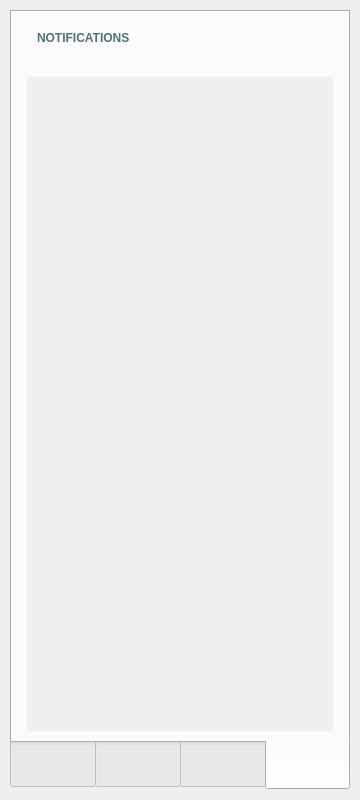
<?xml version="1.0" encoding="UTF-8"?>
<ui version="4.0">
 <class>pyflora_app</class>
 <widget class="QMainWindow" name="pyflora_app">
  <property name="geometry">
   <rect>
    <x>0</x>
    <y>0</y>
    <width>360</width>
    <height>800</height>
   </rect>
  </property>
  <property name="maximumSize">
   <size>
    <width>360</width>
    <height>800</height>
   </size>
  </property>
  <property name="windowTitle">
   <string>MainWindow</string>
  </property>
  <widget class="QWidget" name="centralwidget">
   <property name="maximumSize">
    <size>
     <width>360</width>
     <height>16777215</height>
    </size>
   </property>
   <layout class="QVBoxLayout" name="verticalLayout">
    <property name="spacing">
     <number>6</number>
    </property>
    <property name="leftMargin">
     <number>10</number>
    </property>
    <property name="topMargin">
     <number>10</number>
    </property>
    <property name="rightMargin">
     <number>10</number>
    </property>
    <property name="bottomMargin">
     <number>10</number>
    </property>
    <item>
     <widget class="QTabWidget" name="pyflora_tabs">
      <property name="sizePolicy">
       <sizepolicy hsizetype="Expanding" vsizetype="Minimum">
        <horstretch>0</horstretch>
        <verstretch>0</verstretch>
       </sizepolicy>
      </property>
      <property name="minimumSize">
       <size>
        <width>0</width>
        <height>0</height>
       </size>
      </property>
      <property name="font">
       <font>
        <family>Candara</family>
        <pointsize>12</pointsize>
       </font>
      </property>
      <property name="contextMenuPolicy">
       <enum>Qt::ActionsContextMenu</enum>
      </property>
      <property name="acceptDrops">
       <bool>false</bool>
      </property>
      <property name="layoutDirection">
       <enum>Qt::LeftToRight</enum>
      </property>
      <property name="styleSheet">
       <string notr="true">QTabBar::tab{
	height: 50px; 
	width: 85px;
   qproperty-alignment: AlignCenter;
}

    

QTabBar::tab:nth-of-type(0) {
    icon-size: 150px 150px;
}</string>
      </property>
      <property name="tabPosition">
       <enum>QTabWidget::South</enum>
      </property>
      <property name="tabShape">
       <enum>QTabWidget::Rounded</enum>
      </property>
      <property name="currentIndex">
       <number>3</number>
      </property>
      <property name="iconSize">
       <size>
        <width>55</width>
        <height>35</height>
       </size>
      </property>
      <property name="elideMode">
       <enum>Qt::ElideNone</enum>
      </property>
      <property name="tabBarAutoHide">
       <bool>false</bool>
      </property>
      <widget class="QWidget" name="home_tab">
       <property name="font">
        <font>
         <family>Candara</family>
         <pointsize>12</pointsize>
        </font>
       </property>
       <property name="focusPolicy">
        <enum>Qt::NoFocus</enum>
       </property>
       <property name="layoutDirection">
        <enum>Qt::LeftToRight</enum>
       </property>
       <attribute name="icon">
        <iconset>
         <normaloff>home.png</normaloff>home.png</iconset>
       </attribute>
       <attribute name="title">
        <string/>
       </attribute>
       <layout class="QVBoxLayout" name="verticalLayout_2">
        <property name="leftMargin">
         <number>15</number>
        </property>
        <property name="rightMargin">
         <number>15</number>
        </property>
        <item>
         <layout class="QVBoxLayout" name="home_layout">
          <item>
           <widget class="QWidget" name="home_all" native="true">
            <layout class="QVBoxLayout" name="verticalLayout_10">
             <property name="leftMargin">
              <number>0</number>
             </property>
             <property name="topMargin">
              <number>0</number>
             </property>
             <property name="rightMargin">
              <number>0</number>
             </property>
             <property name="bottomMargin">
              <number>0</number>
             </property>
             <item>
              <widget class="QLabel" name="home_label">
               <property name="sizePolicy">
                <sizepolicy hsizetype="Preferred" vsizetype="Fixed">
                 <horstretch>0</horstretch>
                 <verstretch>0</verstretch>
                </sizepolicy>
               </property>
               <property name="minimumSize">
                <size>
                 <width>0</width>
                 <height>50</height>
                </size>
               </property>
               <property name="font">
                <font>
                 <family>Candara</family>
                 <pointsize>13</pointsize>
                 <weight>75</weight>
                 <italic>false</italic>
                 <bold>true</bold>
                </font>
               </property>
               <property name="styleSheet">
                <string notr="true">font: 13pt &quot;Candara&quot;;
font-weight:bold;
padding: 7px;
color: #4F7375</string>
               </property>
               <property name="text">
                <string>HOME</string>
               </property>
               <property name="alignment">
                <set>Qt::AlignLeading|Qt::AlignLeft|Qt::AlignTop</set>
               </property>
              </widget>
             </item>
             <item>
              <layout class="QHBoxLayout" name="horizontalLayout">
               <property name="spacing">
                <number>0</number>
               </property>
               <property name="sizeConstraint">
                <enum>QLayout::SetFixedSize</enum>
               </property>
               <property name="leftMargin">
                <number>5</number>
               </property>
               <property name="topMargin">
                <number>0</number>
               </property>
               <property name="rightMargin">
                <number>5</number>
               </property>
               <property name="bottomMargin">
                <number>20</number>
               </property>
               <item>
                <widget class="QLabel" name="image_label">
                 <property name="sizePolicy">
                  <sizepolicy hsizetype="Minimum" vsizetype="Minimum">
                   <horstretch>0</horstretch>
                   <verstretch>0</verstretch>
                  </sizepolicy>
                 </property>
                 <property name="minimumSize">
                  <size>
                   <width>125</width>
                   <height>125</height>
                  </size>
                 </property>
                 <property name="maximumSize">
                  <size>
                   <width>125</width>
                   <height>125</height>
                  </size>
                 </property>
                 <property name="baseSize">
                  <size>
                   <width>0</width>
                   <height>0</height>
                  </size>
                 </property>
                 <property name="font">
                  <font>
                   <family>Candara</family>
                   <pointsize>14</pointsize>
                  </font>
                 </property>
                 <property name="styleSheet">
                  <string notr="true">border-radius: 40px;
border: 1px solid #DE7067;
</string>
                 </property>
                 <property name="text">
                  <string/>
                 </property>
                 <property name="scaledContents">
                  <bool>true</bool>
                 </property>
                </widget>
               </item>
               <item>
                <widget class="QLabel" name="greeting_label">
                 <property name="sizePolicy">
                  <sizepolicy hsizetype="Preferred" vsizetype="Fixed">
                   <horstretch>0</horstretch>
                   <verstretch>0</verstretch>
                  </sizepolicy>
                 </property>
                 <property name="font">
                  <font>
                   <family>Candara</family>
                   <pointsize>12</pointsize>
                   <weight>50</weight>
                   <italic>false</italic>
                   <bold>false</bold>
                  </font>
                 </property>
                 <property name="styleSheet">
                  <string notr="true">padding-left: 10px;
color:#BD523F</string>
                 </property>
                 <property name="text">
                  <string/>
                 </property>
                 <property name="wordWrap">
                  <bool>true</bool>
                 </property>
                </widget>
               </item>
              </layout>
             </item>
             <item>
              <widget class="QPushButton" name="profile_button">
               <property name="minimumSize">
                <size>
                 <width>0</width>
                 <height>50</height>
                </size>
               </property>
               <property name="styleSheet">
                <string notr="true">QPushButton#profile_button{
	background-color: #E9E5E3;
	border-radius: 15px;
	font: 12pt &quot;Candara&quot;;
	text-align: left;
	padding-left: 20 px;
	
}

QPushButton#profile_button:hover{
	background-color: #D1CECC;
}

QPushButton#profile_button:pressed{
	background-color: #E9E5E3;
	border: 4px solid #D1CECC;
	
}</string>
               </property>
               <property name="text">
                <string>My Profile</string>
               </property>
               <property name="icon">
                <iconset>
                 <normaloff>profile.png</normaloff>profile.png</iconset>
               </property>
               <property name="iconSize">
                <size>
                 <width>20</width>
                 <height>20</height>
                </size>
               </property>
               <property name="autoDefault">
                <bool>false</bool>
               </property>
               <property name="default">
                <bool>false</bool>
               </property>
              </widget>
             </item>
             <item>
              <widget class="QPushButton" name="plants_button">
               <property name="minimumSize">
                <size>
                 <width>0</width>
                 <height>50</height>
                </size>
               </property>
               <property name="styleSheet">
                <string notr="true">QPushButton#plants_button{
	background-color: #E9E5E3;
	border-radius: 15px;
	font: 12pt &quot;Candara&quot;;
	text-align: left;
	padding-left: 20px;
	
}

QPushButton#plants_button:hover{
	background-color: #D1CECC;
}

QPushButton#plants_button:pressed{
	background-color: #E9E5E3;
	border: 4px solid #D1CECC;
	
}</string>
               </property>
               <property name="text">
                <string>My Plants</string>
               </property>
               <property name="icon">
                <iconset>
                 <normaloff>plants.png</normaloff>plants.png</iconset>
               </property>
               <property name="iconSize">
                <size>
                 <width>25</width>
                 <height>25</height>
                </size>
               </property>
              </widget>
             </item>
             <item>
              <widget class="QPushButton" name="pots_button">
               <property name="minimumSize">
                <size>
                 <width>0</width>
                 <height>50</height>
                </size>
               </property>
               <property name="baseSize">
                <size>
                 <width>0</width>
                 <height>0</height>
                </size>
               </property>
               <property name="styleSheet">
                <string notr="true">QPushButton#pots_button{
	background-color: #E9E5E3;
	border-radius: 15px;
	font: 12pt &quot;Candara&quot;;
	text-align: left;
	padding-left: 20px;
	
}

QPushButton#pots_button:hover{
	background-color: #D1CECC;
}

QPushButton#pots_button:pressed{
	background-color: #E9E5E3;
	border: 4px solid #D1CECC;
	
}</string>
               </property>
               <property name="text">
                <string>My Pots</string>
               </property>
               <property name="icon">
                <iconset>
                 <normaloff>pot.png</normaloff>pot.png</iconset>
               </property>
               <property name="iconSize">
                <size>
                 <width>25</width>
                 <height>25</height>
                </size>
               </property>
              </widget>
             </item>
             <item>
              <widget class="QPushButton" name="settings_button">
               <property name="minimumSize">
                <size>
                 <width>0</width>
                 <height>50</height>
                </size>
               </property>
               <property name="styleSheet">
                <string notr="true">QPushButton#settings_button{
	background-color: #E9E5E3;
	border-radius: 15px;
	font: 12pt &quot;Candara&quot;;
	text-align: left;
	padding-left: 20px;
	
}

QPushButton#settings_button:hover{
	background-color: #D1CECC;
}

QPushButton#settings_button:pressed{
	background-color: #E9E5E3;
	border: 4px solid #D1CECC;
	
}</string>
               </property>
               <property name="text">
                <string>Settings</string>
               </property>
               <property name="icon">
                <iconset>
                 <normaloff>settings.png</normaloff>settings.png</iconset>
               </property>
               <property name="iconSize">
                <size>
                 <width>20</width>
                 <height>20</height>
                </size>
               </property>
              </widget>
             </item>
             <item>
              <widget class="QPushButton" name="logout_button">
               <property name="minimumSize">
                <size>
                 <width>0</width>
                 <height>50</height>
                </size>
               </property>
               <property name="styleSheet">
                <string notr="true">QPushButton#logout_button{
	background-color: #E9E5E3;
	border-radius: 15px;
	font: 12pt &quot;Candara&quot;;
	text-align: left;
	padding-left: 20px;
	
}

QPushButton#logout_button:hover{
	background-color: #D1CECC;
}

QPushButton#logout_button:pressed{
	background-color: #E9E5E3;
	border: 4px solid #D1CECC;
	
}</string>
               </property>
               <property name="text">
                <string>Logout</string>
               </property>
               <property name="icon">
                <iconset>
                 <normaloff>logout.png</normaloff>logout.png</iconset>
               </property>
               <property name="iconSize">
                <size>
                 <width>20</width>
                 <height>20</height>
                </size>
               </property>
              </widget>
             </item>
             <item alignment="Qt::AlignRight">
              <widget class="QLabel" name="label_2">
               <property name="styleSheet">
                <string notr="true">font: 8pt &quot;Candara&quot;;
padding: 7px;
color: #4F7375</string>
               </property>
               <property name="text">
                <string>created by marta.jerkovich@gmail.com</string>
               </property>
               <property name="textFormat">
                <enum>Qt::AutoText</enum>
               </property>
               <property name="alignment">
                <set>Qt::AlignLeading|Qt::AlignLeft|Qt::AlignTop</set>
               </property>
              </widget>
             </item>
             <item>
              <widget class="QLabel" name="home_info">
               <property name="sizePolicy">
                <sizepolicy hsizetype="Preferred" vsizetype="Preferred">
                 <horstretch>0</horstretch>
                 <verstretch>0</verstretch>
                </sizepolicy>
               </property>
               <property name="minimumSize">
                <size>
                 <width>0</width>
                 <height>0</height>
                </size>
               </property>
               <property name="maximumSize">
                <size>
                 <width>16777215</width>
                 <height>35</height>
                </size>
               </property>
               <property name="styleSheet">
                <string notr="true">font: 13pt &quot;Candara&quot;;
padding: 7px;
color: #BD523F;
qproperty-alignment: AlignCenter;</string>
               </property>
               <property name="text">
                <string/>
               </property>
               <property name="wordWrap">
                <bool>true</bool>
               </property>
              </widget>
             </item>
            </layout>
           </widget>
          </item>
         </layout>
        </item>
       </layout>
      </widget>
      <widget class="QWidget" name="plants_tab">
       <attribute name="icon">
        <iconset>
         <normaloff>plants.png</normaloff>plants.png</iconset>
       </attribute>
       <attribute name="title">
        <string/>
       </attribute>
       <layout class="QVBoxLayout" name="verticalLayout_5" stretch="0">
        <property name="spacing">
         <number>6</number>
        </property>
        <property name="leftMargin">
         <number>15</number>
        </property>
        <property name="rightMargin">
         <number>15</number>
        </property>
        <item>
         <layout class="QVBoxLayout" name="plants_layout">
          <property name="spacing">
           <number>0</number>
          </property>
          <property name="leftMargin">
           <number>0</number>
          </property>
          <property name="topMargin">
           <number>0</number>
          </property>
          <property name="rightMargin">
           <number>0</number>
          </property>
          <property name="bottomMargin">
           <number>0</number>
          </property>
          <item>
           <widget class="QWidget" name="plants_all" native="true">
            <property name="minimumSize">
             <size>
              <width>50</width>
              <height>50</height>
             </size>
            </property>
            <layout class="QVBoxLayout" name="verticalLayout_6">
             <property name="spacing">
              <number>6</number>
             </property>
             <property name="leftMargin">
              <number>0</number>
             </property>
             <property name="topMargin">
              <number>0</number>
             </property>
             <property name="rightMargin">
              <number>0</number>
             </property>
             <property name="bottomMargin">
              <number>0</number>
             </property>
             <item>
              <layout class="QHBoxLayout" name="horizontalLayout_3">
               <property name="sizeConstraint">
                <enum>QLayout::SetDefaultConstraint</enum>
               </property>
               <property name="topMargin">
                <number>0</number>
               </property>
               <item>
                <widget class="QLabel" name="plants_label">
                 <property name="enabled">
                  <bool>true</bool>
                 </property>
                 <property name="sizePolicy">
                  <sizepolicy hsizetype="Preferred" vsizetype="Preferred">
                   <horstretch>0</horstretch>
                   <verstretch>0</verstretch>
                  </sizepolicy>
                 </property>
                 <property name="minimumSize">
                  <size>
                   <width>0</width>
                   <height>50</height>
                  </size>
                 </property>
                 <property name="maximumSize">
                  <size>
                   <width>16777215</width>
                   <height>16777215</height>
                  </size>
                 </property>
                 <property name="layoutDirection">
                  <enum>Qt::LeftToRight</enum>
                 </property>
                 <property name="autoFillBackground">
                  <bool>false</bool>
                 </property>
                 <property name="styleSheet">
                  <string notr="true">font: 13pt &quot;Candara&quot;;
font-weight:bold;
padding: 7px;
color: #4F7375</string>
                 </property>
                 <property name="frameShape">
                  <enum>QFrame::NoFrame</enum>
                 </property>
                 <property name="frameShadow">
                  <enum>QFrame::Plain</enum>
                 </property>
                 <property name="text">
                  <string>MY PLANTS</string>
                 </property>
                 <property name="textFormat">
                  <enum>Qt::AutoText</enum>
                 </property>
                 <property name="scaledContents">
                  <bool>false</bool>
                 </property>
                 <property name="alignment">
                  <set>Qt::AlignLeading|Qt::AlignLeft|Qt::AlignTop</set>
                 </property>
                 <property name="wordWrap">
                  <bool>false</bool>
                 </property>
                </widget>
               </item>
               <item alignment="Qt::AlignRight|Qt::AlignBottom">
                <widget class="QPushButton" name="add_plant_button">
                 <property name="sizePolicy">
                  <sizepolicy hsizetype="Minimum" vsizetype="Fixed">
                   <horstretch>0</horstretch>
                   <verstretch>0</verstretch>
                  </sizepolicy>
                 </property>
                 <property name="minimumSize">
                  <size>
                   <width>45</width>
                   <height>45</height>
                  </size>
                 </property>
                 <property name="acceptDrops">
                  <bool>false</bool>
                 </property>
                 <property name="styleSheet">
                  <string notr="true">QPushButton#add_plant_button{
	background-color: #E9E5E3;
	border-radius: 15px;
	font: 12pt &quot;Candara&quot;;
	text-align: left;
	padding-left: 10px;
	
}

QPushButton#add_plant_button:hover{
	background-color: #D1CECC;
}

QPushButton#add_plant_button:pressed{
	background-color: #E9E5E3;
	border: 4px solid #D1CECC;
	
}</string>
                 </property>
                 <property name="text">
                  <string/>
                 </property>
                 <property name="icon">
                  <iconset>
                   <normaloff>add.png</normaloff>add.png</iconset>
                 </property>
                 <property name="iconSize">
                  <size>
                   <width>25</width>
                   <height>25</height>
                  </size>
                 </property>
                 <property name="autoDefault">
                  <bool>false</bool>
                 </property>
                 <property name="default">
                  <bool>false</bool>
                 </property>
                 <property name="flat">
                  <bool>false</bool>
                 </property>
                </widget>
               </item>
              </layout>
             </item>
             <item>
              <widget class="QLineEdit" name="search_plants">
               <property name="sizePolicy">
                <sizepolicy hsizetype="Minimum" vsizetype="Fixed">
                 <horstretch>0</horstretch>
                 <verstretch>0</verstretch>
                </sizepolicy>
               </property>
               <property name="minimumSize">
                <size>
                 <width>0</width>
                 <height>45</height>
                </size>
               </property>
               <property name="styleSheet">
                <string notr="true">background-color: #A3BAB4;
border-radius: 10px;
font: 12pt &quot;Candara&quot;;
padding-left: 10px</string>
               </property>
               <property name="placeholderText">
                <string>Search plants</string>
               </property>
              </widget>
             </item>
             <item>
              <widget class="QScrollArea" name="scroll_plants">
               <property name="styleSheet">
                <string notr="true"/>
               </property>
               <property name="frameShape">
                <enum>QFrame::NoFrame</enum>
               </property>
               <property name="frameShadow">
                <enum>QFrame::Plain</enum>
               </property>
               <property name="widgetResizable">
                <bool>true</bool>
               </property>
               <widget class="QWidget" name="plants_widget">
                <property name="geometry">
                 <rect>
                  <x>0</x>
                  <y>0</y>
                  <width>302</width>
                  <height>597</height>
                 </rect>
                </property>
                <property name="font">
                 <font>
                  <family>Candara</family>
                  <pointsize>10</pointsize>
                 </font>
                </property>
                <layout class="QVBoxLayout" name="verticalLayout_3">
                 <property name="leftMargin">
                  <number>0</number>
                 </property>
                 <property name="topMargin">
                  <number>0</number>
                 </property>
                 <property name="rightMargin">
                  <number>0</number>
                 </property>
                 <property name="bottomMargin">
                  <number>0</number>
                 </property>
                </layout>
               </widget>
              </widget>
             </item>
            </layout>
           </widget>
          </item>
         </layout>
        </item>
       </layout>
      </widget>
      <widget class="QWidget" name="pots_tab">
       <attribute name="icon">
        <iconset>
         <normaloff>pot.png</normaloff>pot.png</iconset>
       </attribute>
       <attribute name="title">
        <string/>
       </attribute>
       <layout class="QVBoxLayout" name="verticalLayout_7">
        <property name="leftMargin">
         <number>15</number>
        </property>
        <property name="rightMargin">
         <number>15</number>
        </property>
        <item>
         <layout class="QVBoxLayout" name="pots_layout" stretch="0">
          <property name="spacing">
           <number>0</number>
          </property>
          <item>
           <widget class="QWidget" name="pots_all" native="true">
            <property name="minimumSize">
             <size>
              <width>0</width>
              <height>0</height>
             </size>
            </property>
            <layout class="QVBoxLayout" name="verticalLayout_4">
             <property name="leftMargin">
              <number>0</number>
             </property>
             <property name="topMargin">
              <number>0</number>
             </property>
             <property name="rightMargin">
              <number>0</number>
             </property>
             <property name="bottomMargin">
              <number>0</number>
             </property>
             <item>
              <layout class="QHBoxLayout" name="horizontalLayout_2" stretch="0,0,0,0">
               <property name="spacing">
                <number>6</number>
               </property>
               <property name="sizeConstraint">
                <enum>QLayout::SetDefaultConstraint</enum>
               </property>
               <item alignment="Qt::AlignTop">
                <widget class="QLabel" name="pots_label">
                 <property name="minimumSize">
                  <size>
                   <width>0</width>
                   <height>50</height>
                  </size>
                 </property>
                 <property name="styleSheet">
                  <string notr="true">font: 13pt &quot;Candara&quot;;
font-weight:bold;
padding: 7px;
color: #4F7375</string>
                 </property>
                 <property name="text">
                  <string>MY POTS</string>
                 </property>
                 <property name="alignment">
                  <set>Qt::AlignLeading|Qt::AlignLeft|Qt::AlignTop</set>
                 </property>
                </widget>
               </item>
               <item>
                <spacer name="horizontalSpacer">
                 <property name="orientation">
                  <enum>Qt::Horizontal</enum>
                 </property>
                 <property name="sizeHint" stdset="0">
                  <size>
                   <width>40</width>
                   <height>20</height>
                  </size>
                 </property>
                </spacer>
               </item>
               <item alignment="Qt::AlignRight|Qt::AlignBottom">
                <widget class="QPushButton" name="sync_button">
                 <property name="sizePolicy">
                  <sizepolicy hsizetype="Minimum" vsizetype="Minimum">
                   <horstretch>0</horstretch>
                   <verstretch>0</verstretch>
                  </sizepolicy>
                 </property>
                 <property name="minimumSize">
                  <size>
                   <width>45</width>
                   <height>45</height>
                  </size>
                 </property>
                 <property name="maximumSize">
                  <size>
                   <width>45</width>
                   <height>45</height>
                  </size>
                 </property>
                 <property name="styleSheet">
                  <string notr="true">QPushButton#sync_button{
	background-color: #E9E5E3;
	border-radius: 15px;
	font: 12pt &quot;Candara&quot;;
	text-align: left;
	padding-left: 10px;
	
}

QPushButton#sync_button:hover{
	background-color: #D1CECC;
}

QPushButton#sync_button:pressed{
	background-color: #E9E5E3;
	border: 4px solid #D1CECC;
	
}</string>
                 </property>
                 <property name="text">
                  <string/>
                 </property>
                 <property name="icon">
                  <iconset>
                   <normaloff>sync.png</normaloff>sync.png</iconset>
                 </property>
                 <property name="iconSize">
                  <size>
                   <width>25</width>
                   <height>25</height>
                  </size>
                 </property>
                </widget>
               </item>
               <item alignment="Qt::AlignRight|Qt::AlignBottom">
                <widget class="QPushButton" name="add_pot_button">
                 <property name="sizePolicy">
                  <sizepolicy hsizetype="Minimum" vsizetype="Minimum">
                   <horstretch>0</horstretch>
                   <verstretch>0</verstretch>
                  </sizepolicy>
                 </property>
                 <property name="minimumSize">
                  <size>
                   <width>45</width>
                   <height>45</height>
                  </size>
                 </property>
                 <property name="maximumSize">
                  <size>
                   <width>45</width>
                   <height>45</height>
                  </size>
                 </property>
                 <property name="styleSheet">
                  <string notr="true">QPushButton#add_pot_button{
	background-color: #E9E5E3;
	border-radius: 15px;
	font: 12pt &quot;Candara&quot;;
	text-align: left;
	padding-left: 10px;
	
}

QPushButton#add_pot_button:hover{
	background-color: #D1CECC;
}

QPushButton#add_pot_button:pressed{
	background-color: #E9E5E3;
	border: 4px solid #D1CECC;
	
}</string>
                 </property>
                 <property name="text">
                  <string/>
                 </property>
                 <property name="icon">
                  <iconset>
                   <normaloff>add.png</normaloff>add.png</iconset>
                 </property>
                 <property name="iconSize">
                  <size>
                   <width>25</width>
                   <height>25</height>
                  </size>
                 </property>
                </widget>
               </item>
              </layout>
             </item>
             <item>
              <widget class="QLineEdit" name="search_pots">
               <property name="minimumSize">
                <size>
                 <width>0</width>
                 <height>45</height>
                </size>
               </property>
               <property name="styleSheet">
                <string notr="true">background-color: #A3BAB4;
border-radius: 10px;
font: 12pt &quot;Candara&quot;;
padding-left: 10px</string>
               </property>
               <property name="placeholderText">
                <string>Search pots</string>
               </property>
              </widget>
             </item>
             <item>
              <widget class="QScrollArea" name="scroll_pots">
               <property name="frameShape">
                <enum>QFrame::NoFrame</enum>
               </property>
               <property name="frameShadow">
                <enum>QFrame::Plain</enum>
               </property>
               <property name="widgetResizable">
                <bool>true</bool>
               </property>
               <widget class="QWidget" name="pots_widget">
                <property name="geometry">
                 <rect>
                  <x>0</x>
                  <y>0</y>
                  <width>302</width>
                  <height>597</height>
                 </rect>
                </property>
                <layout class="QVBoxLayout" name="verticalLayout_8"/>
               </widget>
              </widget>
             </item>
            </layout>
           </widget>
          </item>
         </layout>
        </item>
       </layout>
      </widget>
      <widget class="QWidget" name="notifcation_tab">
       <attribute name="icon">
        <iconset>
         <normaloff>school-bell.png</normaloff>school-bell.png</iconset>
       </attribute>
       <attribute name="title">
        <string/>
       </attribute>
       <layout class="QVBoxLayout" name="verticalLayout_9">
        <property name="leftMargin">
         <number>15</number>
        </property>
        <property name="topMargin">
         <number>9</number>
        </property>
        <property name="rightMargin">
         <number>15</number>
        </property>
        <item>
         <layout class="QVBoxLayout" name="verticalLayout_11">
          <property name="leftMargin">
           <number>0</number>
          </property>
          <property name="rightMargin">
           <number>0</number>
          </property>
          <item>
           <layout class="QHBoxLayout" name="horizontalLayout_4">
            <property name="spacing">
             <number>0</number>
            </property>
            <property name="topMargin">
             <number>0</number>
            </property>
            <item alignment="Qt::AlignTop">
             <widget class="QLabel" name="label">
              <property name="minimumSize">
               <size>
                <width>0</width>
                <height>50</height>
               </size>
              </property>
              <property name="styleSheet">
               <string notr="true">font: 13pt &quot;Candara&quot;;
font-weight:bold;
padding: 7px;
color: #4F7375</string>
              </property>
              <property name="text">
               <string>NOTIFICATIONS</string>
              </property>
              <property name="alignment">
               <set>Qt::AlignLeading|Qt::AlignLeft|Qt::AlignTop</set>
              </property>
             </widget>
            </item>
           </layout>
          </item>
          <item>
           <widget class="QScrollArea" name="notification_scroll">
            <property name="frameShape">
             <enum>QFrame::NoFrame</enum>
            </property>
            <property name="frameShadow">
             <enum>QFrame::Plain</enum>
            </property>
            <property name="widgetResizable">
             <bool>true</bool>
            </property>
            <widget class="QWidget" name="notification_widget">
             <property name="geometry">
              <rect>
               <x>0</x>
               <y>0</y>
               <width>302</width>
               <height>648</height>
              </rect>
             </property>
             <layout class="QVBoxLayout" name="verticalLayout_12"/>
            </widget>
           </widget>
          </item>
         </layout>
        </item>
       </layout>
      </widget>
     </widget>
    </item>
   </layout>
  </widget>
 </widget>
 <resources/>
 <connections/>
</ui>
